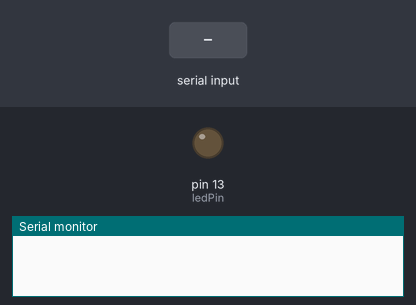
A sketch run on a simulated Arduino Uno, built with avr-gcc and run on an emulated ATmega328P. Parts: output pins drawn as LEDs (lit = HIGH), the last lines printed to the serial monitor. The inputs (shaded band) are chosen by the test bench.

Above: at 1.2 s.
1.3 s: "ON\n" received over Serial
At 2.5 s:
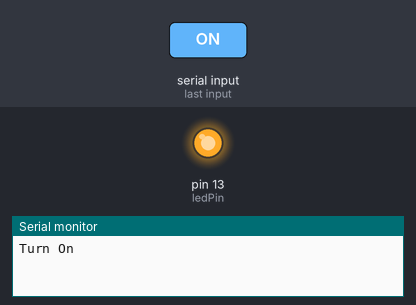
4.3 s: "OFF\n" received over Serial
At 5.0 s:
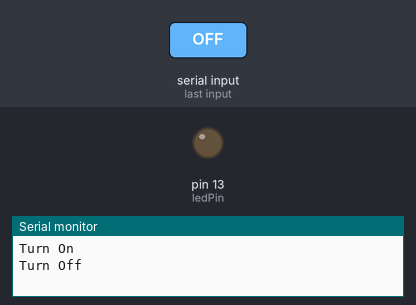
5.8 s: "on\n" received over Serial
At 7.0 s:
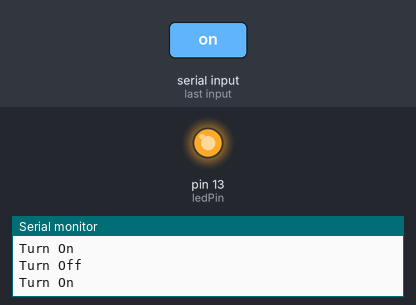
7.3 s: "off\n" received over Serial
At 8.4 s:
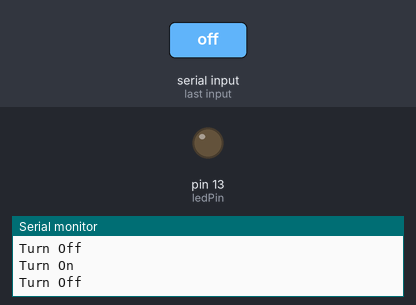
Timing chart, 0 to 9.8 s (numbered marks = the images above; inputs shaded):
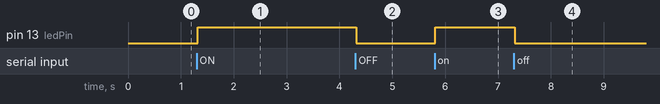

Measured:
- after the input at 1.3 s, pin 13 (ledPin): LOW → HIGH at once
- after the input at 4.3 s, pin 13 (ledPin): HIGH → LOW at once
- after the input at 5.8 s, pin 13 (ledPin): LOW → HIGH at once
- after the input at 7.3 s, pin 13 (ledPin): HIGH → LOW at once

The sketch:

serialTalkToServer.ino
```cpp
#define ledPin 13

String serverIn = "";
bool stringComplete = false;

void setup() {
  // put your setup code here, to run once:
  Serial.begin(9600);
  serverIn.reserve(1024);
  pinMode(ledPin, OUTPUT);
}

void loop() {
  // put your main code here, to run repeatedly:
  if (stringComplete){
    if ((serverIn == "ON") || (serverIn == "on") || (serverIn == "On") ){
      Serial.println("Turn On");
      digitalWrite(ledPin, HIGH);
    }
    else if ((serverIn == "OFF") || (serverIn == "off") || (serverIn == "Off")){
      Serial.println("Turn Off");
      digitalWrite(ledPin, LOW);
    }
    else{
      Serial.println("Unknown command");
    }
    serverIn = "";
    stringComplete = false;
  }
}

void serialEvent(){
  while (Serial.available()){
    char inChar = (char)Serial.read();
    if (inChar == '\n'){
      stringComplete = true;
    }else{
      serverIn += inChar;
    }
    delay(5);
  }
}
```
